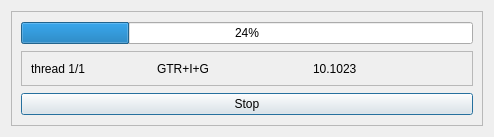
<?xml version="1.0" encoding="UTF-8"?>
<ui version="4.0">
 <class>ProgressDialog</class>
 <widget class="QDialog" name="ProgressDialog">
  <property name="geometry">
   <rect>
    <x>0</x>
    <y>0</y>
    <width>490</width>
    <height>137</height>
   </rect>
  </property>
  <property name="windowTitle">
   <string>Dialog</string>
  </property>
  <layout class="QVBoxLayout" name="verticalLayout">
   <item>
    <widget class="QFrame" name="frame_main">
     <property name="frameShape">
      <enum>QFrame::StyledPanel</enum>
     </property>
     <property name="frameShadow">
      <enum>QFrame::Raised</enum>
     </property>
     <layout class="QVBoxLayout" name="verticalLayout_2">
      <item>
       <widget class="QProgressBar" name="progress_bar">
        <property name="value">
         <number>24</number>
        </property>
       </widget>
      </item>
      <item>
       <widget class="QFrame" name="frame_tjread1">
        <property name="minimumSize">
         <size>
          <width>0</width>
          <height>35</height>
         </size>
        </property>
        <property name="maximumSize">
         <size>
          <width>16777215</width>
          <height>35</height>
         </size>
        </property>
        <property name="frameShape">
         <enum>QFrame::StyledPanel</enum>
        </property>
        <property name="frameShadow">
         <enum>QFrame::Raised</enum>
        </property>
        <layout class="QHBoxLayout" name="horizontalLayout">
         <item>
          <widget class="QLabel" name="lbl_thread1">
           <property name="minimumSize">
            <size>
             <width>120</width>
             <height>0</height>
            </size>
           </property>
           <property name="maximumSize">
            <size>
             <width>120</width>
             <height>16777215</height>
            </size>
           </property>
           <property name="text">
            <string>thread 1/1</string>
           </property>
          </widget>
         </item>
         <item>
          <widget class="QLabel" name="lbl_model1">
           <property name="minimumSize">
            <size>
             <width>150</width>
             <height>0</height>
            </size>
           </property>
           <property name="maximumSize">
            <size>
             <width>150</width>
             <height>16777215</height>
            </size>
           </property>
           <property name="text">
            <string>GTR+I+G</string>
           </property>
          </widget>
         </item>
         <item>
          <widget class="QLabel" name="lbl_delta1">
           <property name="minimumSize">
            <size>
             <width>150</width>
             <height>0</height>
            </size>
           </property>
           <property name="text">
            <string>10.1023</string>
           </property>
          </widget>
         </item>
        </layout>
       </widget>
      </item>
      <item>
       <widget class="QPushButton" name="btn_stop">
        <property name="text">
         <string>Stop</string>
        </property>
       </widget>
      </item>
     </layout>
    </widget>
   </item>
  </layout>
 </widget>
 <resources/>
 <connections/>
</ui>
